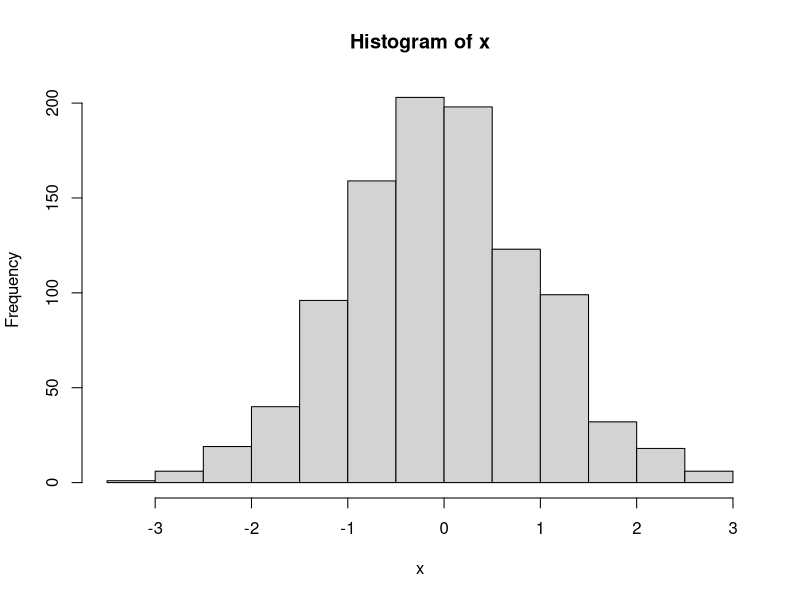
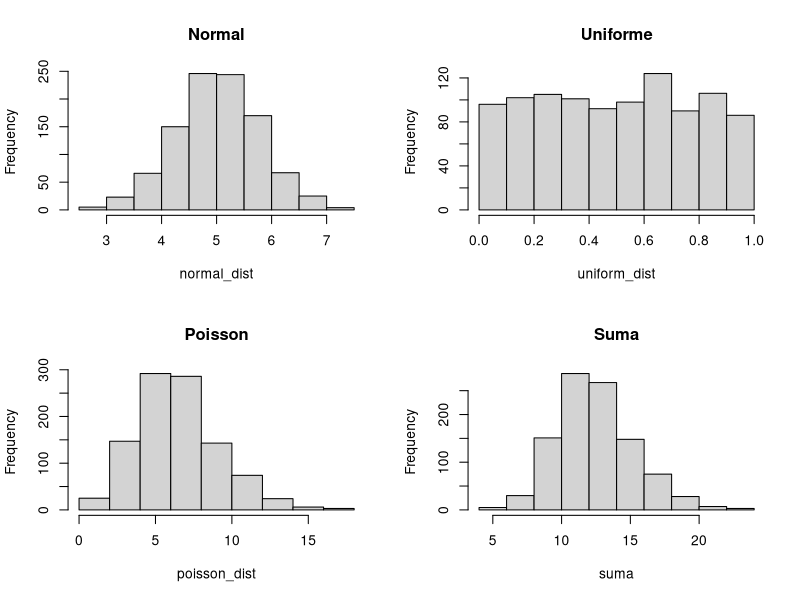

These figures' R source, in order:
## ---- chunk 1
knitr::opts_chunk$set(echo = TRUE)
## ---- chunk 2
x = rnorm(1000)
hist(x)
## ---- chunk 3
var1 = 5+1
print(var1)
## ---- chunk 4
a = 4
b = 8
a+b
a*b
a/b
## ---- chunk 5
for (i in 1:10){
  cat("iteración número", i, "\n")
}
## ---- chunk 6
a=6
b=5
if (a>b){
  print("Hola Mundo")
}

## ---- chunk 7
funciondelauxALCUADRADO <- function(a){
  c = a**a
  return(c)
}
funciondelauxALCUADRADO(2)
## ---- chunk 8
set.seed(100)
n = 1000
mu = 5
SD = mu*0.15
lambda = 7

normal_dist = rnorm(n, mu, SD)
uniform_dist = runif(n, min=0, max=1)
poisson_dist = rpois(n, lambda)
suma = normal_dist + uniform_dist + poisson_dist


#Para ayuda en distribuciones de probabilidad: help("Distributions")

## ---- chunk 9
#attach(mtcars)
par(mfrow=c(2,2))
hist(normal_dist, main = "Normal")
hist(uniform_dist, main = "Uniforme")
hist(poisson_dist, main = "Poisson")
hist(suma, main = "Suma")
## ---- chunk 10
set.seed(27)
y = 11:20
mi_df <- data.frame(x = 1:10,
                    y,
                    w = sample(c("Grupo 1", "Grupo 2"), 10, replace = TRUE))

print(mi_df)
mi_df$z<-3:12
print(mi_df)
print(mi_df[2,1])
print(mi_df[2,"x"])
#Devuelve una lista
print(mi_df["x"])
#devuelve un vector
print(mi_df$x)
#devuelve un df filtrado
subset(mi_df, w=="Grupo 2")
## ---- chunk 11

#definir DataFrame con columnas x1, x2 y e.

## ---- chunk 12

# definir b0, b1 y b2
# definir df$y = b0 + b1*df$x1 + b2*df$x2 + df$e

## ---- chunk 13

# myreg <- lm()
#summary(myreg)
## ---- chunk 14

# ypred <- ...
# plot(y, ypred)
## ---- chunk 15
#1. sample()
#2. df$sample = 
#3. for ...
#4. df_sample_1 = subset ( ... )
## ---- chunk 16
#df_sample_2 = 
## ---- chunk 17
# myreg <- lm()
# summary(myreg)

## ---- chunk 18
# y = ...
# x_1 = ...
# cat = ...
# df = data.frame(...)
## ---- chunk 19
# reg <- lm(formula = [...] ~ [...].f + X, data = [...])
# summary(reg)
